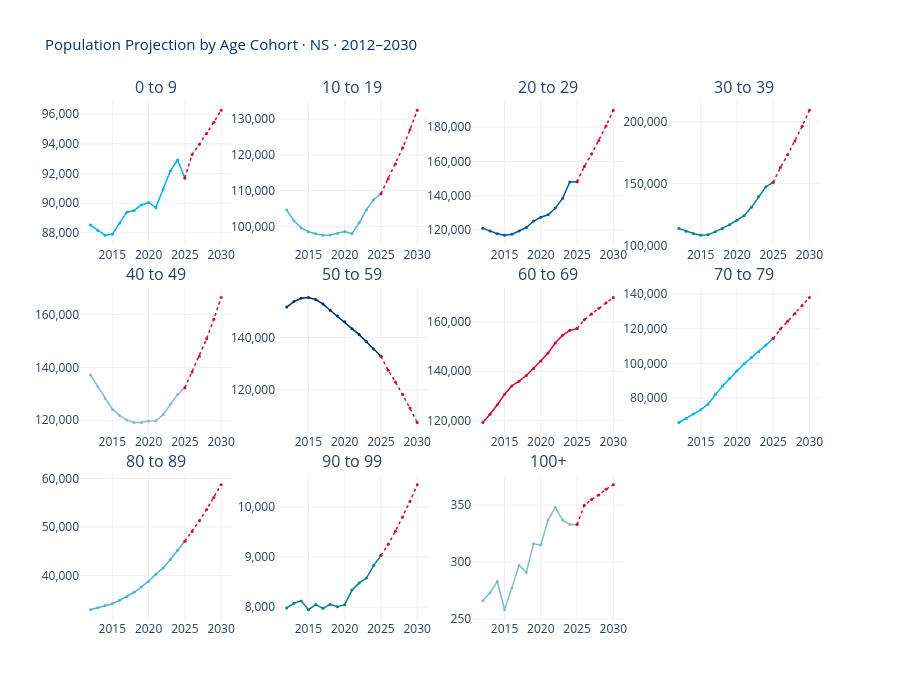

This figure's notebook cell:
### Markdown cell above
<div style="border-left: 4px solid #48B8C7; padding: 10px 15px; margin: 10px 0; background-color: rgba(0,88,164,0.05); border-radius: 4px;">

**📊 Cohort Projection Facets — 11 Charts at Once**

Each small chart shows one age cohort's history (2012–2025, coloured dots/line) and forecast (2026–2030, red dotted line). This is a **small multiples** layout — comparing the same chart type across categories.

**How to read each subplot:**
- **Dots** = actual observed population for that cohort
- **Solid coloured line** = trend through observed data
- **Red dotted line** = projected future (polynomial extrapolation)
- **Arrow + number** in top-left = annual change and R² fit quality
- **↑ 2,500/yr R²=0.95** means this cohort is growing by ~2,500 people per year and the model fits 95% of the historical data

**What to look for:**
- Which cohorts show **↑** (growing) vs **↓** (shrinking)?
- Are the senior cohorts (60–69, 70–79) growing fastest? If yes, healthcare demand will surge.
- Is the red projection line bending upward sharply? That's the polynomial capturing acceleration.

</div>

### Code cell
# ══════════════════════════════════════════════════════════════════════════════
# INTERACTIVE COHORT PROJECTION FACETS — Plotly
# ══════════════════════════════════════════════════════════════════════════════

cohort_colors = [NS['sky_blue'], NS['sea_green'], NS['scotia_blue'], NS['island_teal'],
                 NS['slate_blue'], NS['deep_blue'], NS['crimson'], NS['sky_blue'],
                 NS['sea_green'], NS['island_teal'], NS['slate_blue']]

fig = make_subplots(rows=3, cols=4, subplot_titles=COHORT_ORDER,
                    horizontal_spacing=0.06, vertical_spacing=0.08)

for i, (cohort, color) in enumerate(zip(COHORT_ORDER, cohort_colors)):
    row, col = i // 4 + 1, i % 4 + 1
    bdata = proj[proj['Cohort'] == cohort].sort_values('Year').drop_duplicates('Year')
    obs = bdata[bdata['Source'] == 'Observed']
    fcast = bdata[bdata['Source'] == 'Projected']
    
    fig.add_trace(go.Scatter(x=obs['Year'], y=obs['Pop_Poly'], mode='lines+markers',
        marker=dict(size=3, color=color), line=dict(color=color, width=1.5),
        name=cohort, showlegend=False,
        hovertemplate=f'{cohort}<br>%{{x}}: %{{y:,}}<extra></extra>'),
        row=row, col=col)
    
    if len(fcast) > 0:
        bridge = pd.concat([obs.tail(1), fcast])
        fig.add_trace(go.Scatter(x=bridge['Year'], y=bridge['Pop_Poly'], mode='lines+markers',
            marker=dict(size=3, color=NS['crimson']), line=dict(color=NS['crimson'], width=1.5, dash='dot'),
            showlegend=False, hovertemplate=f'{cohort} (proj)<br>%{{x}}: %{{y:,}}<extra></extra>'),
            row=row, col=col)

fig.update_layout(height=700, template='plotly_white',
    title=dict(text='Population Projection by Age Cohort · NS · 2012–2030',
               font=dict(size=15, color=NS['deep_blue'])))
fig.update_yaxes(tickformat=',')
# Hide empty 12th subplot
fig.update_xaxes(visible=False, row=3, col=4)
fig.update_yaxes(visible=False, row=3, col=4)
fig.show()

### Figure 1 — Plotly figure (JSON) as saved in the notebook; plotly's stock layout.template omitted (floating-point values rounded to 4 significant figures)
{"data": [{"hovertemplate": "0 to 9<br>%{x}: %{y:,}<extra></extra>", "line": {"color": "#00AFEF", "width": 1.5}, "marker": {"color": "#00AFEF", "size": 3}, "mode": "lines+markers", "name": "0 to 9", "showlegend": false, "type": "scatter", "x": [2012, 2013, 2014, 2015, 2016, 2017, 2018, 2019, 2020, 2021, 2022, 2023, 2024, 2025], "xaxis": "x", "y": [88520, 88148, 87830, 87909, 88649, 89392, 89506, 89874, 90044, 89696, 90939, 92175, 92909, 91702], "yaxis": "y"}, {"hovertemplate": "0 to 9 (proj)<br>%{x}: %{y:,}<extra></extra>", "line": {"color": "#D30731", "dash": "dot", "width": 1.5}, "marker": {"color": "#D30731", "size": 3}, "mode": "lines+markers", "showlegend": false, "type": "scatter", "x": [2025, 2026, 2027, 2028, 2029, 2030], "xaxis": "x", "y": [91702, 93288, 93971, 94694, 95458, 96264], "yaxis": "y"}, {"hovertemplate": "10 to 19<br>%{x}: %{y:,}<extra></extra>", "line": {"color": "#48B8C7", "width": 1.5}, "marker": {"color": "#48B8C7", "size": 3}, "mode": "lines+markers", "name": "10 to 19", "showlegend": false, "type": "scatter", "x": [2012, 2013, 2014, 2015, 2016, 2017, 2018, 2019, 2020, 2021, 2022, 2023, 2024, 2025], "xaxis": "x2", "y": [104605, 101571, 99601, 98527, 97999, 97536, 97597, 98060, 98582, 97991, 101023, 104704, 107485, 109145], "yaxis": "y2"}, {"hovertemplate": "10 to 19 (proj)<br>%{x}: %{y:,}<extra></extra>", "line": {"color": "#D30731", "dash": "dot", "width": 1.5}, "marker": {"color": "#D30731", "size": 3}, "mode": "lines+markers", "showlegend": false, "type": "scatter", "x": [2025, 2026, 2027, 2028, 2029, 2030], "xaxis": "x2", "y": [109145, 113344, 117430, 121975, 126977, 132438], "yaxis": "y2"}, {"hovertemplate": "20 to 29<br>%{x}: %{y:,}<extra></extra>", "line": {"color": "#0058A4", "width": 1.5}, "marker": {"color": "#0058A4", "size": 3}, "mode": "lines+markers", "name": "20 to 29", "showlegend": false, "type": "scatter", "x": [2012, 2013, 2014, 2015, 2016, 2017, 2018, 2019, 2020, 2021, 2022, 2023, 2024, 2025], "xaxis": "x3", "y": [121067, 119415, 117838, 116892, 117521, 119406, 121434, 125179, 127415, 128837, 132739, 138393, 148005, 148087], "yaxis": "y3"}, {"hovertemplate": "20 to 29 (proj)<br>%{x}: %{y:,}<extra></extra>", "line": {"color": "#D30731", "dash": "dot", "width": 1.5}, "marker": {"color": "#D30731", "size": 3}, "mode": "lines+markers", "showlegend": false, "type": "scatter", "x": [2025, 2026, 2027, 2028, 2029, 2030], "xaxis": "x3", "y": [148087, 156953, 164216, 172099, 180603, 189727], "yaxis": "y3"}, {"hovertemplate": "30 to 39<br>%{x}: %{y:,}<extra></extra>", "line": {"color": "#008585", "width": 1.5}, "marker": {"color": "#008585", "size": 3}, "mode": "lines+markers", "name": "30 to 39", "showlegend": false, "type": "scatter", "x": [2012, 2013, 2014, 2015, 2016, 2017, 2018, 2019, 2020, 2021, 2022, 2023, 2024, 2025], "xaxis": "x4", "y": [113890, 111609, 109779, 108307, 108762, 111118, 113894, 116934, 120473, 124208, 130889, 139657, 147530, 151076], "yaxis": "y4"}, {"hovertemplate": "30 to 39 (proj)<br>%{x}: %{y:,}<extra></extra>", "line": {"color": "#D30731", "dash": "dot", "width": 1.5}, "marker": {"color": "#D30731", "size": 3}, "mode": "lines+markers", "showlegend": false, "type": "scatter", "x": [2025, 2026, 2027, 2028, 2029, 2030], "xaxis": "x4", "y": [151076, 163072, 173283, 184381, 196368, 209242], "yaxis": "y4"}, {"hovertemplate": "40 to 49<br>%{x}: %{y:,}<extra></extra>", "line": {"color": "#85BACD", "width": 1.5}, "marker": {"color": "#85BACD", "size": 3}, "mode": "lines+markers", "name": "40 to 49", "showlegend": false, "type": "scatter", "x": [2012, 2013, 2014, 2015, 2016, 2017, 2018, 2019, 2020, 2021, 2022, 2023, 2024, 2025], "xaxis": "x5", "y": [137098, 132763, 128234, 124181, 121775, 120046, 119119, 119166, 119672, 119749, 122077, 126040, 129745, 132311], "yaxis": "y5"}, {"hovertemplate": "40 to 49 (proj)<br>%{x}: %{y:,}<extra></extra>", "line": {"color": "#D30731", "dash": "dot", "width": 1.5}, "marker": {"color": "#D30731", "size": 3}, "mode": "lines+markers", "showlegend": false, "type": "scatter", "x": [2025, 2026, 2027, 2028, 2029, 2030], "xaxis": "x5", "y": [132311, 138309, 144196, 150858, 158295, 166507], "yaxis": "y5"}, {"hovertemplate": "50 to 59<br>%{x}: %{y:,}<extra></extra>", "line": {"color": "#003262", "width": 1.5}, "marker": {"color": "#003262", "size": 3}, "mode": "lines+markers", "name": "50 to 59", "showlegend": false, "type": "scatter", "x": [2012, 2013, 2014, 2015, 2016, 2017, 2018, 2019, 2020, 2021, 2022, 2023, 2024, 2025], "xaxis": "x6", "y": [151649, 153758, 155007, 155332, 154563, 152867, 150437, 148200, 145987, 143387, 141102, 138497, 135592, 132821], "yaxis": "y6"}, {"hovertemplate": "50 to 59 (proj)<br>%{x}: %{y:,}<extra></extra>", "line": {"color": "#D30731", "dash": "dot", "width": 1.5}, "marker": {"color": "#D30731", "size": 3}, "mode": "lines+markers", "showlegend": false, "type": "scatter", "x": [2025, 2026, 2027, 2028, 2029, 2030], "xaxis": "x6", "y": [132821, 127413, 122936, 118111, 112938, 107418], "yaxis": "y6"}, {"hovertemplate": "60 to 69<br>%{x}: %{y:,}<extra></extra>", "line": {"color": "#D30731", "width": 1.5}, "marker": {"color": "#D30731", "size": 3}, "mode": "lines+markers", "name": "60 to 69", "showlegend": false, "type": "scatter", "x": [2012, 2013, 2014, 2015, 2016, 2017, 2018, 2019, 2020, 2021, 2022, 2023, 2024, 2025], "xaxis": "x7", "y": [119168, 122546, 126401, 130592, 134029, 135937, 138249, 141082, 144108, 147330, 151453, 154557, 156570, 157277], "yaxis": "y7"}, {"hovertemplate": "60 to 69 (proj)<br>%{x}: %{y:,}<extra></extra>", "line": {"color": "#D30731", "dash": "dot", "width": 1.5}, "marker": {"color": "#D30731", "size": 3}, "mode": "lines+markers", "showlegend": false, "type": "scatter", "x": [2025, 2026, 2027, 2028, 2029, 2030], "xaxis": "x7", "y": [157277, 160868, 163245, 165544, 167765, 169910], "yaxis": "y7"}, {"hovertemplate": "70 to 79<br>%{x}: %{y:,}<extra></extra>", "line": {"color": "#00AFEF", "width": 1.5}, "marker": {"color": "#00AFEF", "size": 3}, "mode": "lines+markers", "name": "70 to 79", "showlegend": false, "type": "scatter", "x": [2012, 2013, 2014, 2015, 2016, 2017, 2018, 2019, 2020, 2021, 2022, 2023, 2024, 2025], "xaxis": "x8", "y": [65994, 68298, 70901, 73329, 76479, 81967, 86971, 91371, 95716, 99811, 103462, 106778, 110605, 114419], "yaxis": "y8"}, {"hovertemplate": "70 to 79 (proj)<br>%{x}: %{y:,}<extra></extra>", "line": {"color": "#D30731", "dash": "dot", "width": 1.5}, "marker": {"color": "#D30731", "size": 3}, "mode": "lines+markers", "showlegend": false, "type": "scatter", "x": [2025, 2026, 2027, 2028, 2029, 2030], "xaxis": "x8", "y": [114419, 119834, 124292, 128816, 133405, 138059], "yaxis": "y8"}, {"hovertemplate": "80 to 89<br>%{x}: %{y:,}<extra></extra>", "line": {"color": "#48B8C7", "width": 1.5}, "marker": {"color": "#48B8C7", "size": 3}, "mode": "lines+markers", "name": "80 to 89", "showlegend": false, "type": "scatter", "x": [2012, 2013, 2014, 2015, 2016, 2017, 2018, 2019, 2020, 2021, 2022, 2023, 2024, 2025], "xaxis": "x9", "y": [32922, 33349, 33769, 34143, 34879, 35619, 36519, 37607, 38807, 40222, 41519, 43287, 45161, 47041], "yaxis": "y9"}, {"hovertemplate": "80 to 89 (proj)<br>%{x}: %{y:,}<extra></extra>", "line": {"color": "#D30731", "dash": "dot", "width": 1.5}, "marker": {"color": "#D30731", "size": 3}, "mode": "lines+markers", "showlegend": false, "type": "scatter", "x": [2025, 2026, 2027, 2028, 2029, 2030], "xaxis": "x9", "y": [47041, 49062, 51260, 53598, 56077, 58697], "yaxis": "y9"}, {"hovertemplate": "90 to 99<br>%{x}: %{y:,}<extra></extra>", "line": {"color": "#008585", "width": 1.5}, "marker": {"color": "#008585", "size": 3}, "mode": "lines+markers", "name": "90 to 99", "showlegend": false, "type": "scatter", "x": [2012, 2013, 2014, 2015, 2016, 2017, 2018, 2019, 2020, 2021, 2022, 2023, 2024, 2025], "xaxis": "x10", "y": [7984, 8078, 8125, 7949, 8051, 7974, 8055, 8010, 8049, 8340, 8483, 8580, 8834, 9033], "yaxis": "y10"}, {"hovertemplate": "90 to 99 (proj)<br>%{x}: %{y:,}<extra></extra>", "line": {"color": "#D30731", "dash": "dot", "width": 1.5}, "marker": {"color": "#D30731", "size": 3}, "mode": "lines+markers", "showlegend": false, "type": "scatter", "x": [2025, 2026, 2027, 2028, 2029, 2030], "xaxis": "x10", "y": [9033, 9252, 9513, 9799, 10108, 10442], "yaxis": "y10"}, {"hovertemplate": "100+<br>%{x}: %{y:,}<extra></extra>", "line": {"color": "#85BACD", "width": 1.5}, "marker": {"color": "#85BACD", "size": 3}, "mode": "lines+markers", "name": "100+", "showlegend": false, "type": "scatter", "x": [2012, 2013, 2014, 2015, 2016, 2017, 2018, 2019, 2020, 2021, 2022, 2023, 2024, 2025], "xaxis": "x11", "y": [266, 273, 283, 258, 277, 297, 291, 316, 315, 337, 348, 337, 333, 333], "yaxis": "y11"}, {"hovertemplate": "100+ (proj)<br>%{x}: %{y:,}<extra></extra>", "line": {"color": "#D30731", "dash": "dot", "width": 1.5}, "marker": {"color": "#D30731", "size": 3}, "mode": "lines+markers", "showlegend": false, "type": "scatter", "x": [2025, 2026, 2027, 2028, 2029, 2030], "xaxis": "x11", "y": [333, 350, 355, 359, 364, 368], "yaxis": "y11"}], "layout": {"annotations": [{"font": {"size": 16}, "showarrow": false, "text": "0 to 9", "x": 0.1025, "xanchor": "center", "xref": "paper", "y": 1, "yanchor": "bottom", "yref": "paper"}, {"font": {"size": 16}, "showarrow": false, "text": "10 to 19", "x": 0.3675, "xanchor": "center", "xref": "paper", "y": 1, "yanchor": "bottom", "yref": "paper"}, {"font": {"size": 16}, "showarrow": false, "text": "20 to 29", "x": 0.6325, "xanchor": "center", "xref": "paper", "y": 1, "yanchor": "bottom", "yref": "paper"}, {"font": {"size": 16}, "showarrow": false, "text": "30 to 39", "x": 0.8975, "xanchor": "center", "xref": "paper", "y": 1, "yanchor": "bottom", "yref": "paper"}, {"font": {"size": 16}, "showarrow": false, "text": "40 to 49", "x": 0.1025, "xanchor": "center", "xref": "paper", "y": 0.64, "yanchor": "bottom", "yref": "paper"}, {"font": {"size": 16}, "showarrow": false, "text": "50 to 59", "x": 0.3675, "xanchor": "center", "xref": "paper", "y": 0.64, "yanchor": "bottom", "yref": "paper"}, {"font": {"size": 16}, "showarrow": false, "text": "60 to 69", "x": 0.6325, "xanchor": "center", "xref": "paper", "y": 0.64, "yanchor": "bottom", "yref": "paper"}, {"font": {"size": 16}, "showarrow": false, "text": "70 to 79", "x": 0.8975, "xanchor": "center", "xref": "paper", "y": 0.64, "yanchor": "bottom", "yref": "paper"}, {"font": {"size": 16}, "showarrow": false, "text": "80 to 89", "x": 0.1025, "xanchor": "center", "xref": "paper", "y": 0.28, "yanchor": "bottom", "yref": "paper"}, {"font": {"size": 16}, "showarrow": false, "text": "90 to 99", "x": 0.3675, "xanchor": "center", "xref": "paper", "y": 0.28, "yanchor": "bottom", "yref": "paper"}, {"font": {"size": 16}, "showarrow": false, "text": "100+", "x": 0.6325, "xanchor": "center", "xref": "paper", "y": 0.28, "yanchor": "bottom", "yref": "paper"}], "height": 700, "title": {"font": {"color": "#003262", "size": 15}, "text": "Population Projection by Age Cohort · NS · 2012–2030"}, "xaxis": {"anchor": "y", "domain": [0, 0.205]}, "xaxis10": {"anchor": "y10", "domain": [0.265, 0.47]}, "xaxis11": {"anchor": "y11", "domain": [0.53, 0.735]}, "xaxis12": {"anchor": "y12", "domain": [0.795, 1], "visible": false}, "xaxis2": {"anchor": "y2", "domain": [0.265, 0.47]}, "xaxis3": {"anchor": "y3", "domain": [0.53, 0.735]}, "xaxis4": {"anchor": "y4", "domain": [0.795, 1]}, "xaxis5": {"anchor": "y5", "domain": [0, 0.205]}, "xaxis6": {"anchor": "y6", "domain": [0.265, 0.47]}, "xaxis7": {"anchor": "y7", "domain": [0.53, 0.735]}, "xaxis8": {"anchor": "y8", "domain": [0.795, 1]}, "xaxis9": {"anchor": "y9", "domain": [0, 0.205]}, "yaxis": {"anchor": "x", "domain": [0.72, 1], "tickformat": ","}, "yaxis10": {"anchor": "x10", "domain": [0, 0.28], "tickformat": ","}, "yaxis11": {"anchor": "x11", "domain": [0, 0.28], "tickformat": ","}, "yaxis12": {"anchor": "x12", "domain": [0, 0.28], "tickformat": ",", "visible": false}, "yaxis2": {"anchor": "x2", "domain": [0.72, 1], "tickformat": ","}, "yaxis3": {"anchor": "x3", "domain": [0.72, 1], "tickformat": ","}, "yaxis4": {"anchor": "x4", "domain": [0.72, 1], "tickformat": ","}, "yaxis5": {"anchor": "x5", "domain": [0.36, 0.64], "tickformat": ","}, "yaxis6": {"anchor": "x6", "domain": [0.36, 0.64], "tickformat": ","}, "yaxis7": {"anchor": "x7", "domain": [0.36, 0.64], "tickformat": ","}, "yaxis8": {"anchor": "x8", "domain": [0.36, 0.64], "tickformat": ","}, "yaxis9": {"anchor": "x9", "domain": [0, 0.28], "tickformat": ","}}}
